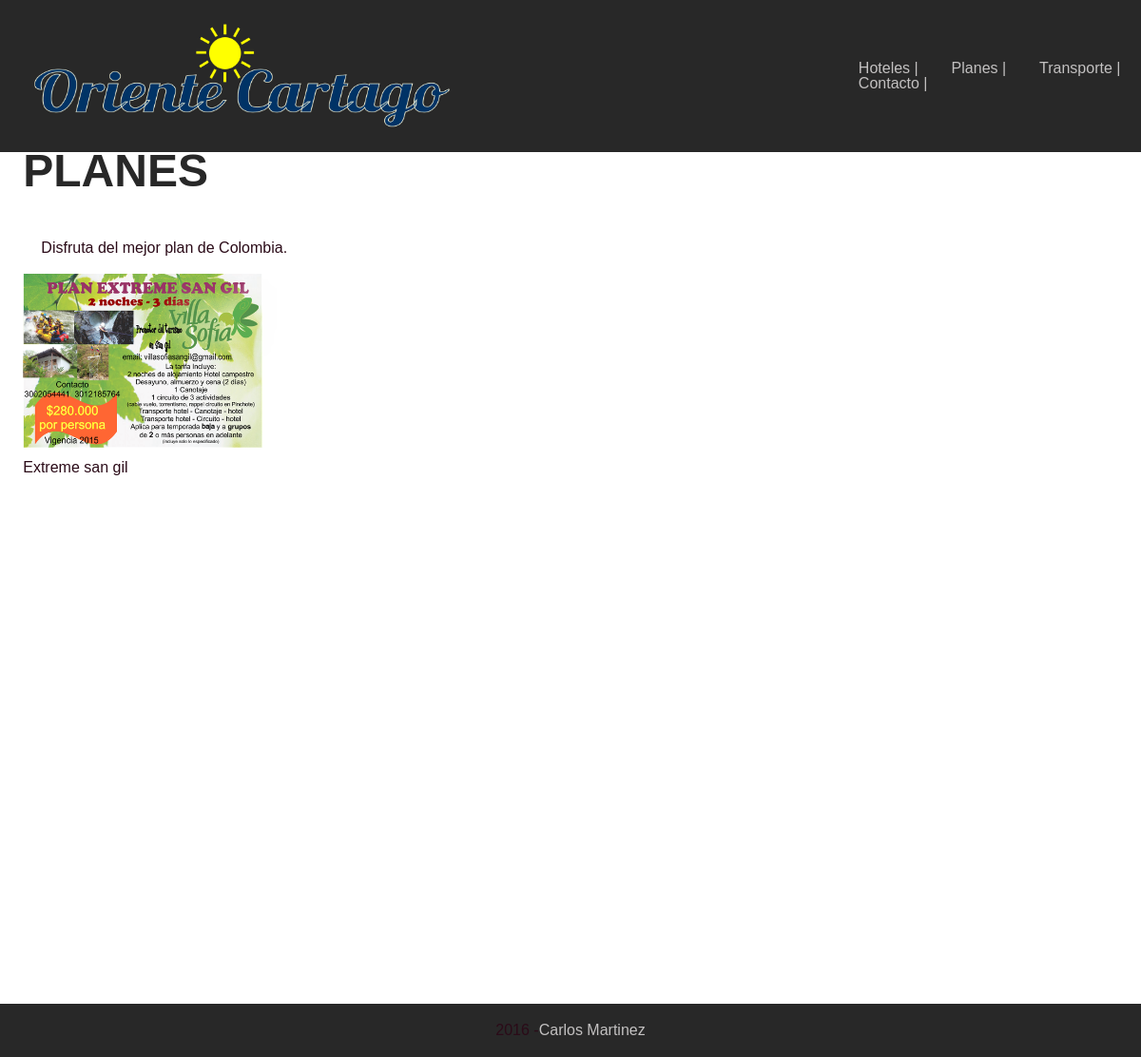
The app's page /plans/ with its own data.
### plans/models.py (models this page shows)
class Plan(models.Model):
	name = models.CharField(max_length=255)
	description = models.CharField(max_length=255)
	city = models.CharField(max_length=255)
	phone = models.IntegerField(unique=True)
	email = models.EmailField(max_length=255)
	price = models.DecimalField(max_digits=6, decimal_places=3)
	image = models.ImageField(blank=True)

### plans/views.py (the view)
# urls.py: url(r'^', include('plans.urls')),
def plans(request):
	plan = Plan.objects.order_by('id')
	template = loader.get_template('plans.html')
	context = {
		'plan': plan
	}
	return HttpResponse(template.render(context, request))

### templates/plans.html (shortened to what this page needs)
{% load staticfiles %}
<!DOCTYPE html>
<html lang="en">
<head>
	<link rel="stylesheet" href="{% static 'css/style.css' %}">
</head>
<body>
	<header>
		<div class="container">
			<nav class="row between middle">
				<div class="col-4">
					<a href="/">
						<img src="{% static 'assets/cartago1.png' %}">
					</a>
				</div>
				<div class="col-3 end">
					<ul class="row between">
						<li class="col">
							<a href="{% url 'hotels.views.hotels' %}">Hoteles </a> |
						</li>
						<li class="col">
							<a href="{% url 'plans.views.plans' %}">Planes</a> |
						</li>
						<li class="col">
							<a href="{% url 'transports.views.transports' %}">Transporte</a> |
						</li>
						<li class="col">
							<a href="{% url 'contacts.views.new_contact' %}">Contacto</a> |
						</li>
					</ul>
				</div>
			</nav>
		</div>
	</header>
	<section class="full-height">
		<div class="container">
			<div class="row">
				<div class="col-10">
					<h2>Planes</h2>
					<p>Disfruta del mejor plan de Colombia.</p>
				</div>
			</div>
            <div class="row">
                {% for pn in plan %}
                <div class="col-3">
                	<img src="{{ pn.image.url }}" class="same-height">
                </div>
                {% endfor %}
            </div>
            <ol class="row">
            	{% for pn in plan %}
               	<li class="col-3">
                   	<a class="a_" href="{% url 'plans.views.plan_detail' pk=pn.pk %} ">
					{{ pn.name }}
               	</li>
               	{% endfor %}
            </ol>
		</div>
	</section>
	<footer>
		<div class="container">
			<div class="row center">
				2016 - <a href="https://twitter.com/CarlosAM_7" target="_blank">Carlos Martinez</a>
			</div>
		</div>
	</footer>
</body>
</html>

### static/css/style.css (style rules this page uses)
html, body { color: #282828; height: 100%; font-family: sans-serif; }

### static/css/reticula.css (style rules this page uses)
.container { margin-right: auto; margin-left: auto; padding-right: 2%; padding-left: 2%; max-width: 98%; }
.row { box-sizing: border-box; display: -webkit-flex; display: -ms-flexbox; display: -webkit-box; display: flex; -webkit-flex: 0 1 auto; -ms-flex: 0 1 auto; -webkit-box-flex: 0; flex: 0 1 auto; -webkit-flex-direction: row; -ms-flex-direction: row; -webkit-box-orient: horizontal; -webkit-box-direction: normal; flex-direction: row; -webkit-flex-wrap: wrap; -ms-flex-wrap: wrap; flex-wrap: wrap; margin-right: -1%; margin-left: -1%; }
.row + .row { margin-bottom: 10px; }
.col-0, .col-1, .col-2, .col-3, .col-4, .col-5, .col-6, .col-7, .col-8, .col-9, .col-10, .col-11, .col-12 { box-sizing: border-box; -webkit-flex: 0 0 auto; -ms-flex: 0 0 auto; -webkit-box-flex: 0; flex: 0 0 auto; padding-right: 1%; padding-left: 1%; }
.col-3 { -ms-flex-preferred-size: 25%; -webkit-flex-basis: 25%; flex-basis: 25%; max-width: 25%; }
.col-4 { -ms-flex-preferred-size: 33.333%; -webkit-flex-basis: 33.333%; flex-basis: 33.333%; max-width: 33.333%; }
.col-10 { -ms-flex-preferred-size: 83.333%; -webkit-flex-basis: 83.333%; flex-basis: 83.333%; max-width: 83.333%; }
.center { -webkit-justify-content: center; -ms-flex-pack: center; -webkit-box-pack: center; justify-content: center; text-align: center; }
.end { -webkit-justify-content: flex-end; -ms-flex-pack: end; -webkit-box-pack: end; justify-content: flex-end; text-align: end; }
.middle { -webkit-align-items: center; -ms-flex-align: center; -webkit-box-align: center; align-items: center; }
.between { -webkit-justify-content: space-between; -ms-flex-pack: justify; -webkit-box-pack: justify; justify-content: space-between; }

### static/css/sections.css (style rules this page uses)
.full-height { height: 100%; padding: 13% 0; }

### static/css/editorial.css (style rules this page uses)
h2 { font-size: 48px; text-transform: uppercase; font-weight: 700; margin-bottom: 30px; }
p { color: #2b0b18; padding: 2%; }
a { text-decoration: none; color: #c3c1c1; }
.a_ { color: #2b0b18; }
ol li { counter-increment: step-counter; }
ol li { content: counter(step-counter); display: inline; }

### static/css/layout.css (style rules this page uses)
header, footer { background-color: #282828; position: fixed; padding: 20px 0; box-sizing: border-box; color: #c3c1c1; width: 100%; }
header { top: 0; }
footer { bottom: 0; }
header img { width: 450px; display: block; }
img { width: 100%; }
footer, footer a { text-align: center; bottom: 0; }

### records on screen
Plan: image (picture), name "Extreme san gil"
